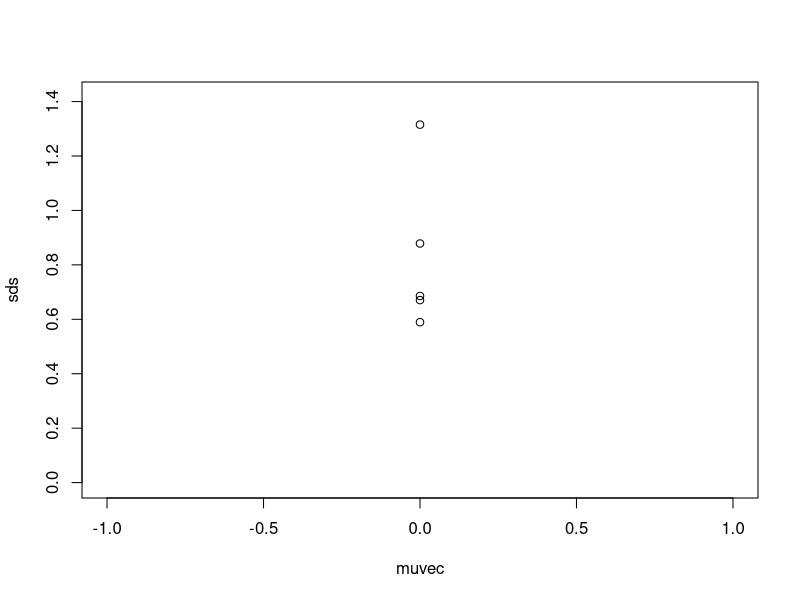
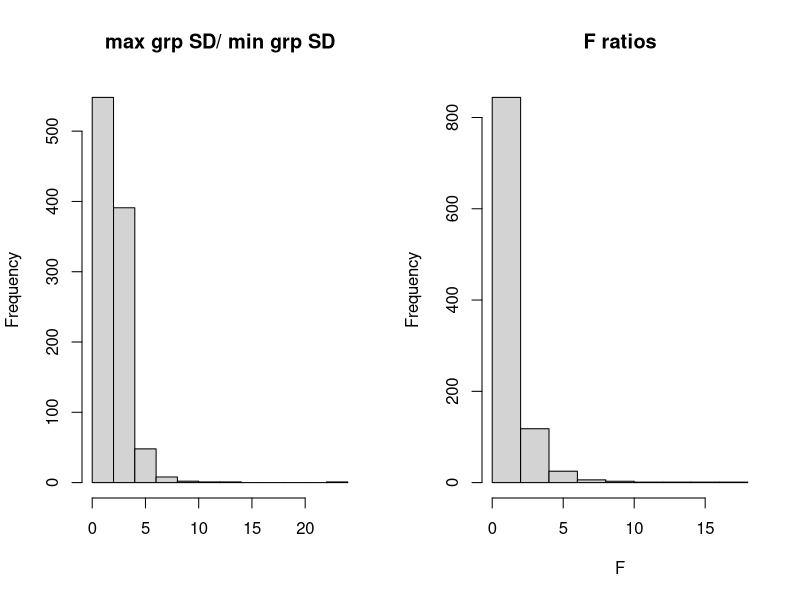

Write R code to recreate these figures, in order.
# simulation for the fixed effects model for the
#    one-way layout with unequal sample sizes.
# ntrt = numer of treatments
# nrepvec = vector of sample sizes for the treatments, length is ntrt
# muvec = vector of population means of length ntrt, default is zero vector
# sigmacom = common population SD 
# theta =  parameter to control heteroscedaticity with sigma_i propto mu_i^theta
#        (assuming muvec>-0)
# sigmacustom = proportionality constant for sigma vector
# do.plot = flag, T to plot sample sd_i versus sample mn_i
# output is (a) vector of sample SDs for the ntrt groups
#   to check the amount of variability if there is a common population SD
#  (b) F ratio 
oneway.unbalanced <- function(ntrt, nrepvec, muvec=0,
                              sigmacom=1, theta=0, sigmacustom=1, do.plot=F)
{
  ## if the vector of means is not specified then
  ## assume it's a vector of zeros
  if (sum(muvec^2)==0) muvec <- rep(0,ntrt)
  if (length(nrepvec)!=ntrt)
    stop("nrepvec must have length of ntrt")
  
  ## empty matrix to store samples
  X <- matrix(NA, ncol=ntrt, nrow=max(nrepvec))
  
  ## SDs for the ntrt subgroups,
  ## proportional to the means^theta
  sigmas <- sigmacom * muvec^theta * sigmacustom
  
  ## generate the data
  for (i in 1:ntrt) X[1:nrepvec[i], i] <- rnorm(nrepvec[i], muvec[i], sigmas[i])
  ## compute sd's for all groups
  sds <- apply(X, 2, sd, na.rm=TRUE)
  ## compute F-test statistic
  smeans <- apply(X, 2, mean, na.rm=TRUE)
  ybar <- mean(c(X), na.rm=TRUE)
  
  MSt <- sum(nrepvec*(smeans-ybar)^2)/(ntrt-1)
  MSe <- sum(sds^2*(nrepvec-1))/(sum(nrepvec) - ntrt)
  F <- MSt/MSe
  ## plot them if requested
  if (do.plot) plot(muvec, sds, ylim=c(0,max(sds)+0.1))
  
  return(list(sd=sds, F=F))
}

# sample run of the function
par(mfrow=c(1,1))
out=oneway.unbalanced(5, nrepvec=2:6)
print(out)

# many replications of the simulation in oneway.unbalanced
# ntrt = numer of treatments
# nrepvec = vector of sample sizes for the treatments, length is ntrt
# Nrepl = number of replications
# means = vector of population means of length ntrt, default is zero vector
# sigma = vector of population SDs 
# theta =  parameter to control heteroscedaticity with sigma_i propto mu_i^theta
#        (assuming muvec>-0)
# sigmacustom = proportionality constant for sigma vector
# do.ratios = flag, T to get ratio of (max group SD)/(min group SD) 
# cutoff = to keep track of frequency of (max group SD)/(min group # SD)>cutoff
# output is vector of sample SDs for the ntrt groups
# do.F = flag, T to get F ratio
# if do.ratios and do.F are T, output includes
#  histograms of the ratio of (max group SD)/(min group SD) and the F ratio
many.oneway.unbalanced <- function(ntrt, nrepvec, Nrepl=100, means=1:ntrt, theta=0,
                                   sigma = 1, sigmacustom = 1, do.ratios=T, cutoff=2, do.F=T)
{
  
  ### prepare empty containers
  sd.store <- matrix(NA, ncol=ntrt, nrow=Nrepl)
  F.store <- rep(NA, Nrepl)
  
  ### run the simulations  
  for (i in 1:Nrepl)
  { onerun <- oneway.unbalanced(ntrt, nrepvec=nrepvec, muvec=means, theta=theta,
                                sigmacom=sigma, sigmacustom=sigmacustom, do.plot=F)
  sd.store[i,] <- onerun$sd
  F.store[i] <- onerun$F
  }
  
  ### compute some statistics
  
  if(do.ratios+do.F>=1) par(mfrow=c(1,do.ratios+do.F))
  if (do.ratios)
  { ## for each Sample, get ratio of the max sd to the min sd
    ratios <- apply(sd.store, 1, function(x){max(x)/min(x)})
    hist(ratios,main="max grp SD/ min grp SD",xlab="")
    cat("\n", round(sum(ratios>cutoff)/Nrepl*100,0),
        "% of max/min SD ratios is bigger than ",cutoff,"\n")
  }
  if (do.F)
  { hist(F.store,main="F ratios",xlab="F")
    cat("\n Average F-statistic is ",round(mean(F.store),2)," \n",
        round(sum(F.store>qf(0.95,df1=ntrt-1,df2=(sum(nrepvec)-ntrt)))/Nrepl*100),
        "% of F-stats are bigger than 95% percentile of F-dist \n")
  }
}

# sample run
many.oneway.unbalanced(ntrt=3, nrep=(4:6), means=c(1,1,1), sigmacustom=c(1,1,1), Nrepl=1000)
###Here you should see around 5\% of replications have a F-statistic larger than 
###the 95th percentile of the corresponding F distribution.
###Try more simulation cases with different inputs to understand
# the variability as sample sizes increase etc. 

